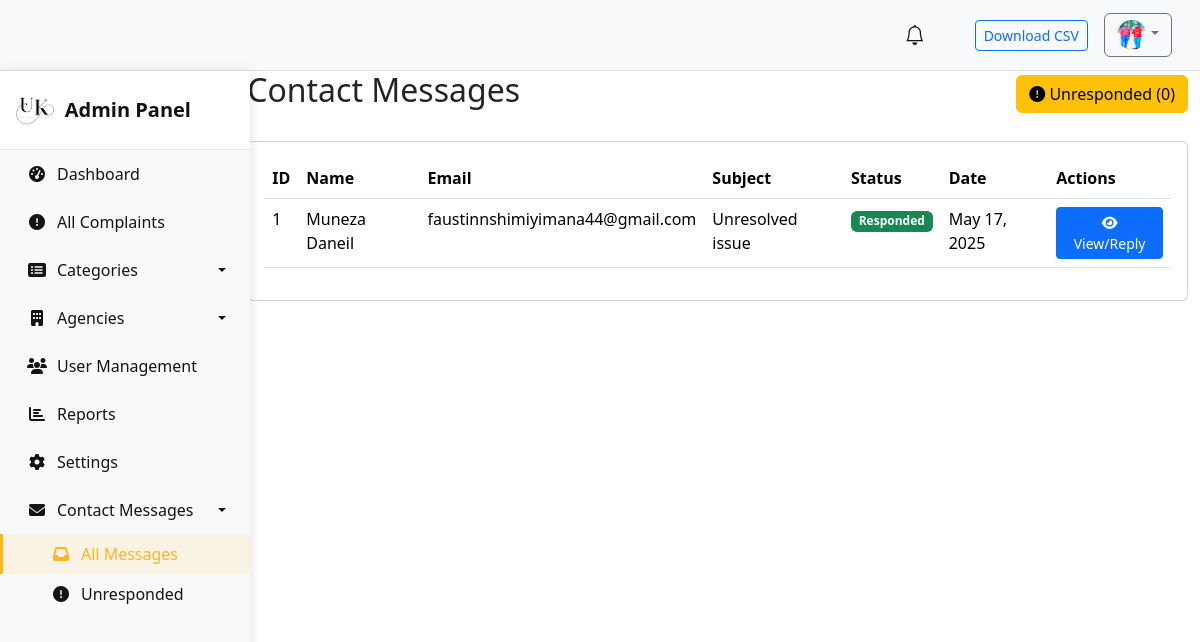
The app's page /contacts/ (signed in) with its own data.
### compliants/models.py (models this page shows, shortened)
class User(AbstractUser):
    name = models.CharField(max_length=200, null=True)
    email = models.EmailField(unique=True,null=True)
    phone_number = models.CharField(max_length=13, null=True)
    address = models.CharField(null=True)
    is_active = models.BooleanField(default=True)
    is_admin = models.BooleanField(default=False)
    date_joined = models.DateTimeField(auto_now_add=True)
    is_agency_admin = models.BooleanField(default=False)
    agency = models.ForeignKey("Agency", null=True, blank=True, on_delete=models.SET_NULL)
    avatar = models.ImageField(upload_to="images/",null=True, default="avatar.svg")
    USERNAME_FIELD = 'email'
    REQUIRED_FIELDS = ['username']

class Contact(models.Model):
    STATUS_CHOICES = [
        ('pending', 'Pending'),
        ('responded', 'Responded'),
    ]
    name = models.CharField(max_length=100)
    email = models.EmailField()
    subject = models.CharField(max_length=200)
    message = models.TextField()
    status = models.CharField(max_length=20, choices=STATUS_CHOICES, default='pending')
    admin_response = models.TextField(blank=True, null=True)
    created_at = models.DateTimeField(default=timezone.now)
    responded_at = models.DateTimeField(blank=True, null=True)

### compliants/views.py (the view)
# urls.py: path('contacts/', AdminContactMessageList.as_view(), name='admin_contact_messages'),
class AdminContactMessageList(UserPassesTestMixin, ListView):
    model = Contact
    template_name = 'admin/contact_list.html'
    context_object_name = 'contacts'
    paginate_by = 20
    def test_func(self):
        return self.request.user.is_admin
    def get_context_data(self, **kwargs):
        context = super().get_context_data(**kwargs)
        context['unresponded_messages_count'] = Contact.objects.filter(status='pending').count()
        return context

### compliants/templates/admin/contact_list.html
{% extends 'base.html' %}
{% block content %}
<div class="container-fluid">
    <div class="ms-auto" style="width: 80%;">
        <div class="d-flex justify-content-between align-items-center mb-4">
            <h2>Contact Messages</h2>
            <div class="btn-group">
                <a href="{% url 'admin_unresponded_contacts' %}" class="btn btn-warning">
                    <i class="fas fa-exclamation-circle"></i> Unresponded ({{ unresponded_messages_count }})
                </a>
            </div>
        </div>
        <div class="card">
            <div class="card-body">
                <div class="table-responsive">
                    <table class="table table-hover">
                        <thead>
                            <tr>
                                <th>ID</th>
                                <th>Name</th>
                                <th>Email</th>
                                <th>Subject</th>
                                <th>Status</th>
                                <th>Date</th>
                                <th>Actions</th>
                            </tr>
                        </thead>
                        <tbody>
                            {% for contact in contacts %}
                            <tr>
                                <td>{{ contact.id }}</td>
                                <td>{{ contact.name }}</td>
                                <td>{{ contact.email }}</td>
                                <td>{{ contact.subject|truncatechars:30 }}</td>
                                <td>
                                    <span class="badge bg-{% if contact.status == 'responded' %}success{% else %}warning{% endif %}">
                                        {{ contact.get_status_display }}
                                    </span>
                                </td>
                                <td>{{ contact.created_at|date:"M d, Y" }}</td>
                                <td>
                                    <a href="{% url 'admin_contact_detail' contact.pk %}" class="btn btn-sm btn-primary">
                                        <i class="fas fa-eye"></i> View/Reply
                                    </a>
                                </td>
                            </tr>
                            {% empty %}
                            <tr>
                                <td colspan="7" class="text-center">No contact messages found</td>
                            </tr>
                            {% endfor %}
                        </tbody>
                    </table>
                </div>
            </div>
        </div>
    </div>
</div>
{% endblock %}

### templates/header.html (shortened to what this page needs)
<nav class="navbar navbar-expand-lg navbar-light bg-light border-bottom px-3 py-2">
    <div class="container-fluid justify-content-end">
      <div class="nav-item me-3 position-relative">
        <a href="#" class="nav-link position-relative">
          <i class="bi bi-bell fs-5 btn-outline-secondary"></i>
        </a>
      </div>
      <div class="nav-item me-3">
        <a href="{% url 'export_complaints' %}" class="btn btn-sm btn-outline-primary">
          Download CSV
        </a>
      </div>
      <div class="dropdown">
        <a class="btn btn-outline-secondary dropdown-toggle" href="#" role="button" id="userProfileDropdown" data-bs-toggle="dropdown" aria-expanded="false">
          <img src="{{ request.user.avatar.url }}" alt="Profile" class="rounded-circle" style="width: 30px; height: 30px;">
        </a>
      </div>
    </div>
  </nav>

### static/styles/main.css (style rules this page uses)
body { background: aquamarine; }

### templates/sidebar.html (style rules this page uses)
.nav-item { position: relative; }
.nav-link { color: #151414; padding: 0.75rem 1.5rem; display: flex; align-items: center; text-decoration: none; transition: all 0.3s; font-weight: 500; border-left: 3px solid transparent; }
.nav-link i { margin-right: 10px; width: 20px; text-align: center; }
.dropdown-toggle::after { display: inline-block; margin-left: auto; transition: transform 0.3s; }

### records on screen
User: user.avatar (picture)
Contact: id "1", name "Muneza Daneil", email "faustinnshimiyimana44@gmail.com", subject "Unresolved issue", status "Responded", created_at "May 17, 2025"

### other values on screen
{{ unresponded_messages_count }} "0"
